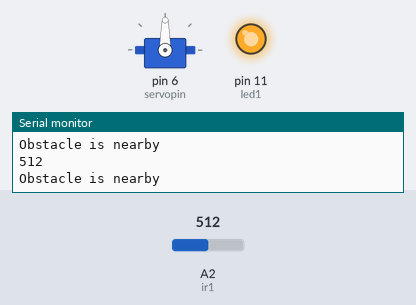
Recording of a sketch running on a simulated Arduino Uno, built with avr-gcc and run on an emulated ATmega328P. Shown: servo, output pins drawn as LEDs (lit = HIGH), the last lines printed to the serial monitor. The test bench sets the inputs (shaded band); at power-on: A2 (ir1) = 512.

Above: at 1.2 s.
1.3 s: A2 (ir1) set to 106
4.3 s: A2 (ir1) set to 94
At 4.47 s:
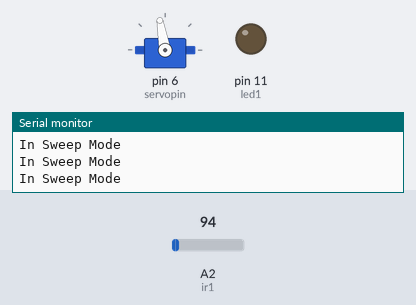
7.3 s: A2 (ir1) set to 110
At 8.4 s:
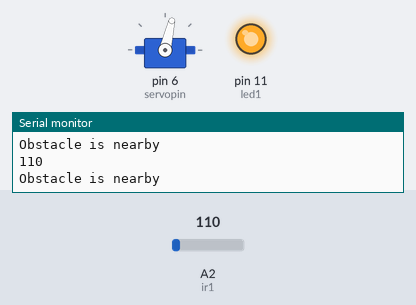
8.8 s: A2 (ir1) set to 90
At 8.99 s:
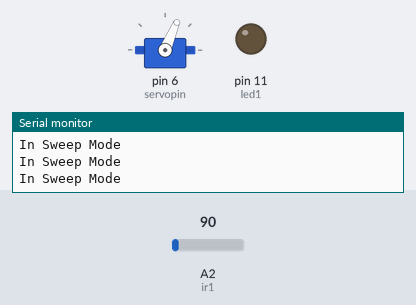
11.8 s: A2 (ir1) set to 122
At 13.2 s:
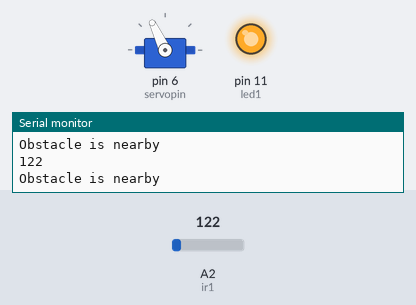
Timing chart, 0 to 14.3 s (numbered marks = the images above; inputs shaded):
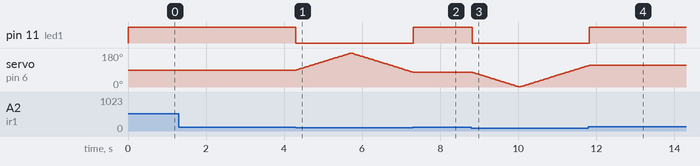

Measured:
- the behaviour switches between 101 and 100 on A2 (ir1) (found by bisection; images 0 and 1)
- after the input at 4.3 s, pin 11 (led1): HIGH → LOW at once; servo on pin 6 (servopin): rises from 90° to 180° in 1.4 s, then falls to 78° in 1.6 s
- after the input at 7.3 s, pin 11 (led1): LOW → HIGH at once; servo on pin 6 (servopin): goes on until 7.3 s, then stays 77°
- after the input at 8.8 s, pin 11 (led1): HIGH → LOW at once
- after the input at 11.8 s, pin 11 (led1): LOW → HIGH at once; servo on pin 6 (servopin): goes on until 11.8 s, then stays 115°

The sketch:

2_4_Proximity_Servo.ino
```cpp
#include<Servo.h>
Servo servo1;
int servopin = 6;
int ir1 = A2;
int led1 = 11;
void setup() {
  // put your setup code here, to run once:
  servo1.attach(servopin);
  pinMode(ir1,INPUT);
  pinMode(led1,OUTPUT);
  Serial.begin(9600);

}
int dir  = 1;
int state = 0;
void loop() {
  // put your main code here, to run repeatedly:
  int val = analogRead(ir1);
  int  ang1 = servo1.read();
  if(val > 100)
  {
    state = 0;
    digitalWrite(led1,HIGH);
  }
  else
  {
    state = 1;
    digitalWrite(led1,LOW);
  }

  if(state == 1)
  {
    Serial.println("In Sweep Mode");
    if(ang1  ==  180)
    {
      dir  = -1;
    }
    if(ang1 == 0)
    {
      dir = 1;
    }
    servo1.write(ang1 + dir);
  }
  if(state == 0)
{
  Serial.println("Obstacle is nearby");
  Serial.println(val);
}


}
```
